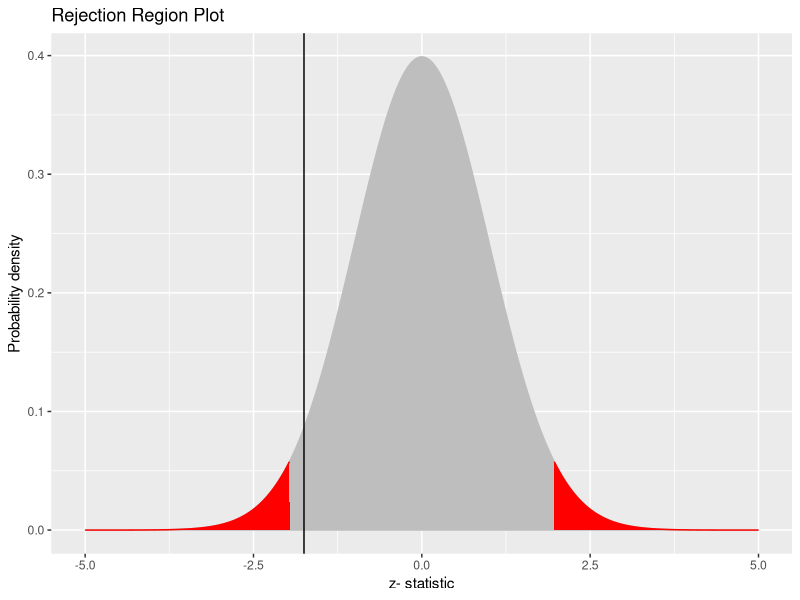

R code for this plot:
## ---- chunk 1
knitr::opts_chunk$set(echo = TRUE)
## ---- chunk 2
x <- seq(-5, 5, length = 1000)
pdf <- dnorm(x, mean = 0, sd = 1)
theoretical <- data.frame (x = x, pdf = pdf)
z <- -1.75
library(ggplot2)
ggplot() + geom_polygon(data = theoretical, 
                        mapping = aes (x = x, y = pdf), color = "grey", 
                        fill = "grey") +
          geom_area(data = subset(theoretical, x <= -1.96), 
                    mapping = aes (x = x, y = pdf ), color = "red",
                    fill = "red") +
          geom_area(data = subset (theoretical, x >= 1.96),
                    mapping = aes(x = x, y = pdf), color = "red", 
                    fill = "red") +
          labs(x = "z- statistic", y = "Probability density") +
          geom_vline(xintercept = z) + ggtitle("Rejection Region Plot")

## ---- chunk 3
shapiro.test(trees$Height)
## ---- chunk 4
cor.test(trees$Height, trees$Girth)
## ---- chunk 5
t.test(trees$Height, mu = 70, alternative = "g")
